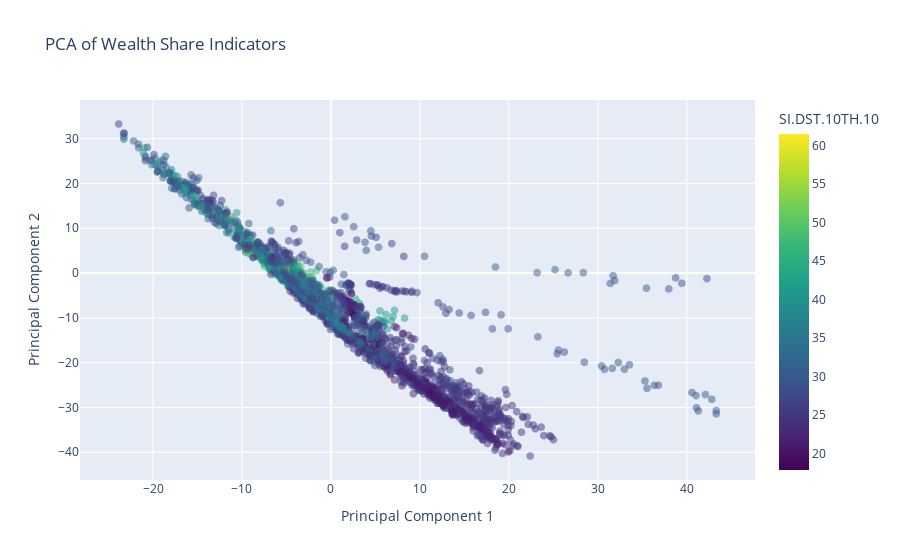

The notebook cell saved with this chart:
### Markdown cell above
## 10. Principal Component Analysis (PCA)

### Code cell
# pca

# Standardize the feature matrix
scaler = StandardScaler()
X_scaled = scaler.fit_transform(X)

# Perform PCA
pca = PCA(n_components=2)  # Reduce to 2 components for visualization
X_pca = pca.fit_transform(X_scaled)

# Create a DataFrame with PCA results
pca_df = pd.DataFrame(data=X_pca, columns=['Principal Component 1', 'Principal Component 2'])

# Add the target variables to the PCA DataFrame
pca_df[target_top] = y_top
pca_df[target_bottom] = y_bottom

# Add the Country Name to pca_df for hover data
pca_df['Country Name'] = df_wide['Country Name']

# Filter out rows with NaN values in the color column
pca_df_filtered = pca_df.dropna(subset=[target_top])

# Plot PCA results using Plotly Express
fig = px.scatter(
    pca_df_filtered,
    x='Principal Component 1',
    y='Principal Component 2',
    color=target_top,
    color_continuous_scale='viridis',
    opacity=0.5,
    hover_data=['Country Name'],
    title='PCA of Wealth Share Indicators',
    labels={
        'Principal Component 1': 'Principal Component 1',
        'Principal Component 2': 'Principal Component 2',
        target_top: target_top
    }
)
fig.update_traces(marker=dict(size=8))
fig.update_layout(coloraxis_colorbar=dict(title=target_top))
os.makedirs('output/pca', exist_ok=True)
fig.write_html('output/pca/pca_plot_top10.html', include_plotlyjs='cdn')
fig.show()

### Figure 1 — Plotly figure (JSON) as saved in the notebook; plotly's stock layout.template omitted (floating-point values rounded to 4 significant figures; data arrays with more than 128 entries replaced by an {"elided": "..."} marker saying what was removed)
{"data": [{"customdata": {"elided": "2110x1 str values"}, "hovertemplate": "Principal Component 1=%{x}<br>Principal Component 2=%{y}<br>Country Name=%{customdata[0]}<br>SI.DST.10TH.10=%{marker.color}<extra></extra>", "legendgroup": "", "marker": {"color": {"elided": "2110 float values"}, "coloraxis": "coloraxis", "opacity": 0.5, "size": 8, "symbol": "circle"}, "mode": "markers", "name": "", "showlegend": false, "type": "scattergl", "x": {"elided": "2110 float values"}, "xaxis": "x", "y": {"elided": "2110 float values"}, "yaxis": "y"}], "layout": {"coloraxis": {"colorbar": {"title": {"text": "SI.DST.10TH.10"}}, "colorscale": [[0, "#440154"], [0.1111, "#482878"], [0.2222, "#3e4989"], [0.3333, "#31688e"], [0.4444, "#26828e"], [0.5556, "#1f9e89"], [0.6667, "#35b779"], [0.7778, "#6ece58"], [0.8889, "#b5de2b"], [1, "#fde725"]]}, "legend": {"tracegroupgap": 0}, "title": {"text": "PCA of Wealth Share Indicators"}, "xaxis": {"anchor": "y", "domain": [0, 1], "title": {"text": "Principal Component 1"}}, "yaxis": {"anchor": "x", "domain": [0, 1], "title": {"text": "Principal Component 2"}}}}
